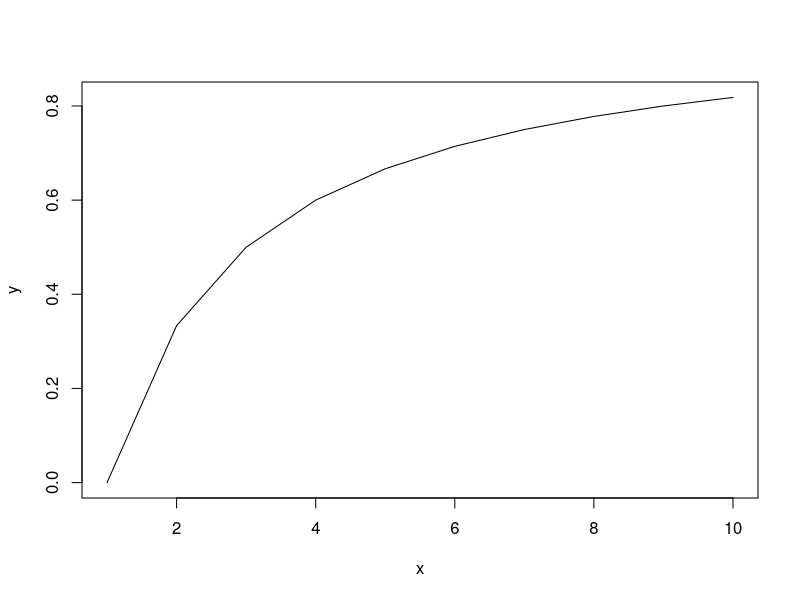

Generate this figure with R: (Note: this script raises an error after producing the figure.)
### 9.1.0.0.1 excercise ###

## x%%y signifies the remainder when x is divided by y
## x%/%y signifies the integer division when x is divided by y

### 9.1.1.0.1 excercise ###
x <- c(1,2,3,4)
y <- c(1,2,3,4,5,6)
x+y
## The vectors add in a way that the longer end of the vector corresponds to the beginning of the shorter vector

### 9.1.2.0.1 excercise ###
x <- seq(1,13,4)
x <- seq(1,5,0.2)

### 9.1.2.0.2 Exercise ###
3:1
seq(12,1)
##The sequence goes in descending order

### 9.1.3.0.1 Excercise ###
z <- c(1,3,5,7,9,11)
v <- z[seq(1,5,2)]; v
## This translates to the 1st, 3rd, and 5th elements of z: 1, 5, and 9.

### 9.1.3.0.2 Exercise ###
v <- z[c(2,1,3)]; v

### 9.1.3.0.3 Exercise ###
z[9] <- 11; z
## a 9th element is added with the specified value, but the interceding elements are also added as empty (NA)

### 9.1.3.0.4 ###
x <- 1:10
y <- (x-1)/(x+1)
plot(x,y, type = "l")

### 9.1.3.0.5 ###
## x rounded to 2.0

### 9.1.3.0.6 ###
sum(1+0.5^(1:10))
sum(1+0.5^(1:10))-1/(1-0.5)
sum(1+0.5^(1:50))-1/(1-0.5)
##as n increases, 1+r^n approaches the limit 1/(1-r) for r = 0.5

### 9.1.5.0.1 ###
##the dataframe "light" would be replaced with a subset and therefore we would not be able to extract which rmaxes were below 50 subsequently

### 9.1.5.0.2 ###
x<- runif(20)
lowx <- x[x<mean(x)]

### 9.1.5.0.3 ###
which(x < mean(x))

### 9.1.5.0.4 ###
x[1+2*(0:n)]
x[seq(,10,2)]

### 9.2.1.0.1 ###
X <- matrix(c(1,2,1,2,1,2,1,2),nrow=2,ncol=4)

### 9.2.1.0.2 ###
matrix(rnorm(35,1,2),nrow=5,ncol=7)

### 9.2.2.0.1 ###
C <- cbind(1:3,4:6,5:7); C
D <- rbind(1:3,4:6); D

rbind(C,D)
cbind(C,C)
cbind(C,D)
##cbind(C,D) does not work because the number of rows in C does not match that of D

### 9.3.0.0.1 ###
x <- seq(1,27)
dim(x) <- c(3,9)
is.array(x)
is.matrix(x)
x
##the vector transforms into an array, which arranges in a matrix.

### 11.0.0.0.1 ###
##In separate file

### 11.0.0.2 ###
##In spearate file

### 11.0.0.3 ###
plot(rmax~light,data=X,xlab="light intensity (uE/m2/s)",ylab="maximum growth rate (1/d)",xlim=c(0,120),ylim=c(1,4),pch=16)

###11.0.0.4 Excercise ###
##In separate file

### 11.0.0.5 ###
x <- 3:8
y <- 5*x+3
?par
par(mfcol=c(2,2))
plot(y~x, type = "l", lty = 2, col =5)
plot(y~x, type = "l", lty=1, col=50)
plot(y~x, type = "l", lty=3, col=20)
plot(y~x, type = "l", lty=4, col=26)

###11.0.0.6 ###
?dev.print
dev.print(pdf,"Practice.pdf")
dev.off

### 12.0.0.1 ###
a <- 1.1
b <- 0.001
T <- seq(from=1,to=200,by=1)
N <- numeric(length(T))
n <- 2
N <- numeric(length(T))
for (t in 1:length(T)) {
  n <- a*n/(1+b*n)
  N[t] <- n
}
plot(T,N)

### 12.0.0.2 ###
a <- 1.1
b <- 0.001
T <- seq(from=1,to=200,by=1)
N <- numeric(length(T))
n <- 2

N <- numeric(length(T))
for (t in 1:length(T)) {
  n <- a*n/(1+b*n)
  N[t] <- n
}
plot(T,N)

##different vector of T
a <- 1.1
b <- 0.001
T <- seq(from=1,to=10,by=1)
N <- numeric(length(T))
n <- 2
for (t in 1:length(T)) {
  n <- a*n/(1+b*n)
  N[t] <- n
}
plot(T,N)
plot(T,N, ylim = c(0,100))
##T length of 1
T <- 3
N <- numeric(length(T))
n <- 2
for (t in 1:length(T)) {
  n <- a*n/(1+b*n)
  N[t] <- n
}
plot(T,N)
##I get one data point on the graph

##T length of 0
T <- c()
N <- numeric(length(T))
n <- 2
for (t in 1:length(T)) {
  n <- a*n/(1+b*n)
  N[t] <- n
}
plot(T,N)
##The lengths differ 


### 12.2.0.0.1 ###
phi <- 20
conv <- FALSE
k <- 1
while (!conv) {
  phi.new <- 1+1/phi
  k <- k+1
  print(c(k,phi))
  conv <- phi==phi.new
  phi <- phi.new
  }
##it takes 41 iterations

### 12.2.0.0.2 ###
phi <- 20
k <- 1
while (TRUE) {
  phi.new <- 1+1/phi
  k <- k+1
  print(c(k,phi))
  if (phi==phi.new) break
  phi <- phi.new
}
phi <- 3
k <- 1
for (k in seq_len(1000)) {
  phi.new <- 1+1/phi
  k <- k+1
  print(c(k,phi))
  if (phi==phi.new) break
  phi <- phi.new
}
